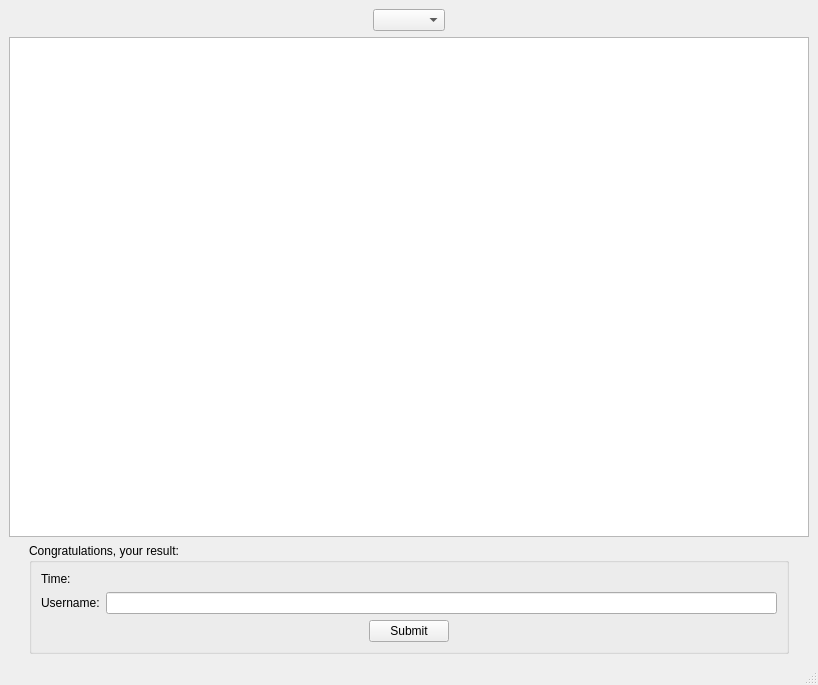
<?xml version="1.0" encoding="UTF-8"?>
<ui version="4.0">
 <class>LeaderBoardGUI</class>
 <widget class="QMainWindow" name="LeaderBoardGUI">
  <property name="geometry">
   <rect>
    <x>0</x>
    <y>0</y>
    <width>814</width>
    <height>684</height>
   </rect>
  </property>
  <property name="sizePolicy">
   <sizepolicy hsizetype="Preferred" vsizetype="Preferred">
    <horstretch>0</horstretch>
    <verstretch>0</verstretch>
   </sizepolicy>
  </property>
  <property name="minimumSize">
   <size>
    <width>0</width>
    <height>0</height>
   </size>
  </property>
  <property name="mouseTracking">
   <bool>true</bool>
  </property>
  <property name="windowTitle">
   <string>MainWindow</string>
  </property>
  <widget class="QWidget" name="centralwidget">
   <layout class="QVBoxLayout" name="verticalLayout">
    <item>
     <layout class="QVBoxLayout" name="verticalLayout_2">
      <item>
       <layout class="QHBoxLayout" name="horizontalLayout_4">
        <item>
         <spacer name="horizontalSpacer_3">
          <property name="orientation">
           <enum>Qt::Horizontal</enum>
          </property>
          <property name="sizeHint" stdset="0">
           <size>
            <width>40</width>
            <height>20</height>
           </size>
          </property>
         </spacer>
        </item>
        <item>
         <widget class="QComboBox" name="leaderboard_selection_combobox"/>
        </item>
        <item>
         <spacer name="horizontalSpacer_4">
          <property name="orientation">
           <enum>Qt::Horizontal</enum>
          </property>
          <property name="sizeHint" stdset="0">
           <size>
            <width>40</width>
            <height>20</height>
           </size>
          </property>
         </spacer>
        </item>
       </layout>
      </item>
      <item>
       <widget class="QTableWidget" name="leader_table">
        <property name="sizePolicy">
         <sizepolicy hsizetype="Expanding" vsizetype="Expanding">
          <horstretch>0</horstretch>
          <verstretch>0</verstretch>
         </sizepolicy>
        </property>
        <property name="minimumSize">
         <size>
          <width>800</width>
          <height>500</height>
         </size>
        </property>
        <property name="mouseTracking">
         <bool>true</bool>
        </property>
        <property name="tabletTracking">
         <bool>true</bool>
        </property>
        <property name="sizeAdjustPolicy">
         <enum>QAbstractScrollArea::AdjustToContentsOnFirstShow</enum>
        </property>
        <property name="editTriggers">
         <set>QAbstractItemView::NoEditTriggers</set>
        </property>
        <property name="selectionMode">
         <enum>QAbstractItemView::ExtendedSelection</enum>
        </property>
        <property name="selectionBehavior">
         <enum>QAbstractItemView::SelectRows</enum>
        </property>
        <property name="textElideMode">
         <enum>Qt::ElideLeft</enum>
        </property>
        <property name="verticalScrollMode">
         <enum>QAbstractItemView::ScrollPerItem</enum>
        </property>
        <property name="horizontalScrollMode">
         <enum>QAbstractItemView::ScrollPerPixel</enum>
        </property>
        <property name="sortingEnabled">
         <bool>false</bool>
        </property>
        <attribute name="horizontalHeaderCascadingSectionResizes">
         <bool>true</bool>
        </attribute>
        <attribute name="horizontalHeaderShowSortIndicator" stdset="0">
         <bool>false</bool>
        </attribute>
        <attribute name="horizontalHeaderStretchLastSection">
         <bool>true</bool>
        </attribute>
        <attribute name="verticalHeaderVisible">
         <bool>false</bool>
        </attribute>
        <attribute name="verticalHeaderCascadingSectionResizes">
         <bool>true</bool>
        </attribute>
       </widget>
      </item>
      <item>
       <layout class="QHBoxLayout" name="horizontalLayout_5">
        <item>
         <spacer name="horizontalSpacer_5">
          <property name="orientation">
           <enum>Qt::Horizontal</enum>
          </property>
          <property name="sizeType">
           <enum>QSizePolicy::Preferred</enum>
          </property>
          <property name="sizeHint" stdset="0">
           <size>
            <width>20</width>
            <height>20</height>
           </size>
          </property>
         </spacer>
        </item>
        <item>
         <widget class="QGroupBox" name="leaderboard_result_box">
          <property name="sizePolicy">
           <sizepolicy hsizetype="Expanding" vsizetype="Preferred">
            <horstretch>0</horstretch>
            <verstretch>0</verstretch>
           </sizepolicy>
          </property>
          <property name="title">
           <string>Congratulations, your result:</string>
          </property>
          <layout class="QVBoxLayout" name="verticalLayout_3">
           <item>
            <layout class="QHBoxLayout" name="horizontalLayout_3">
             <item>
              <widget class="QLabel" name="your_time_label">
               <property name="text">
                <string>Time:</string>
               </property>
              </widget>
             </item>
             <item>
              <widget class="QLabel" name="your_time">
               <property name="sizePolicy">
                <sizepolicy hsizetype="Expanding" vsizetype="Preferred">
                 <horstretch>0</horstretch>
                 <verstretch>0</verstretch>
                </sizepolicy>
               </property>
               <property name="text">
                <string/>
               </property>
              </widget>
             </item>
            </layout>
           </item>
           <item>
            <layout class="QHBoxLayout" name="horizontalLayout_2">
             <item>
              <widget class="QLabel" name="username_label">
               <property name="text">
                <string>Username:</string>
               </property>
              </widget>
             </item>
             <item>
              <widget class="QLineEdit" name="username">
               <property name="sizePolicy">
                <sizepolicy hsizetype="Expanding" vsizetype="Preferred">
                 <horstretch>0</horstretch>
                 <verstretch>0</verstretch>
                </sizepolicy>
               </property>
              </widget>
             </item>
            </layout>
           </item>
           <item>
            <layout class="QHBoxLayout" name="horizontalLayout">
             <item>
              <spacer name="horizontalSpacer">
               <property name="orientation">
                <enum>Qt::Horizontal</enum>
               </property>
               <property name="sizeHint" stdset="0">
                <size>
                 <width>40</width>
                 <height>20</height>
                </size>
               </property>
              </spacer>
             </item>
             <item>
              <widget class="QPushButton" name="submit_result_button">
               <property name="text">
                <string>Submit</string>
               </property>
              </widget>
             </item>
             <item>
              <spacer name="horizontalSpacer_2">
               <property name="orientation">
                <enum>Qt::Horizontal</enum>
               </property>
               <property name="sizeHint" stdset="0">
                <size>
                 <width>40</width>
                 <height>20</height>
                </size>
               </property>
              </spacer>
             </item>
            </layout>
           </item>
          </layout>
         </widget>
        </item>
        <item>
         <spacer name="horizontalSpacer_6">
          <property name="orientation">
           <enum>Qt::Horizontal</enum>
          </property>
          <property name="sizeType">
           <enum>QSizePolicy::Preferred</enum>
          </property>
          <property name="sizeHint" stdset="0">
           <size>
            <width>20</width>
            <height>20</height>
           </size>
          </property>
         </spacer>
        </item>
       </layout>
      </item>
      <item>
       <spacer name="verticalSpacer">
        <property name="orientation">
         <enum>Qt::Vertical</enum>
        </property>
        <property name="sizeType">
         <enum>QSizePolicy::Preferred</enum>
        </property>
        <property name="sizeHint" stdset="0">
         <size>
          <width>20</width>
          <height>20</height>
         </size>
        </property>
       </spacer>
      </item>
     </layout>
    </item>
   </layout>
  </widget>
  <widget class="QMenuBar" name="menubar">
   <property name="geometry">
    <rect>
     <x>0</x>
     <y>0</y>
     <width>814</width>
     <height>17</height>
    </rect>
   </property>
  </widget>
  <widget class="QStatusBar" name="statusbar"/>
 </widget>
 <resources/>
 <connections/>
</ui>
